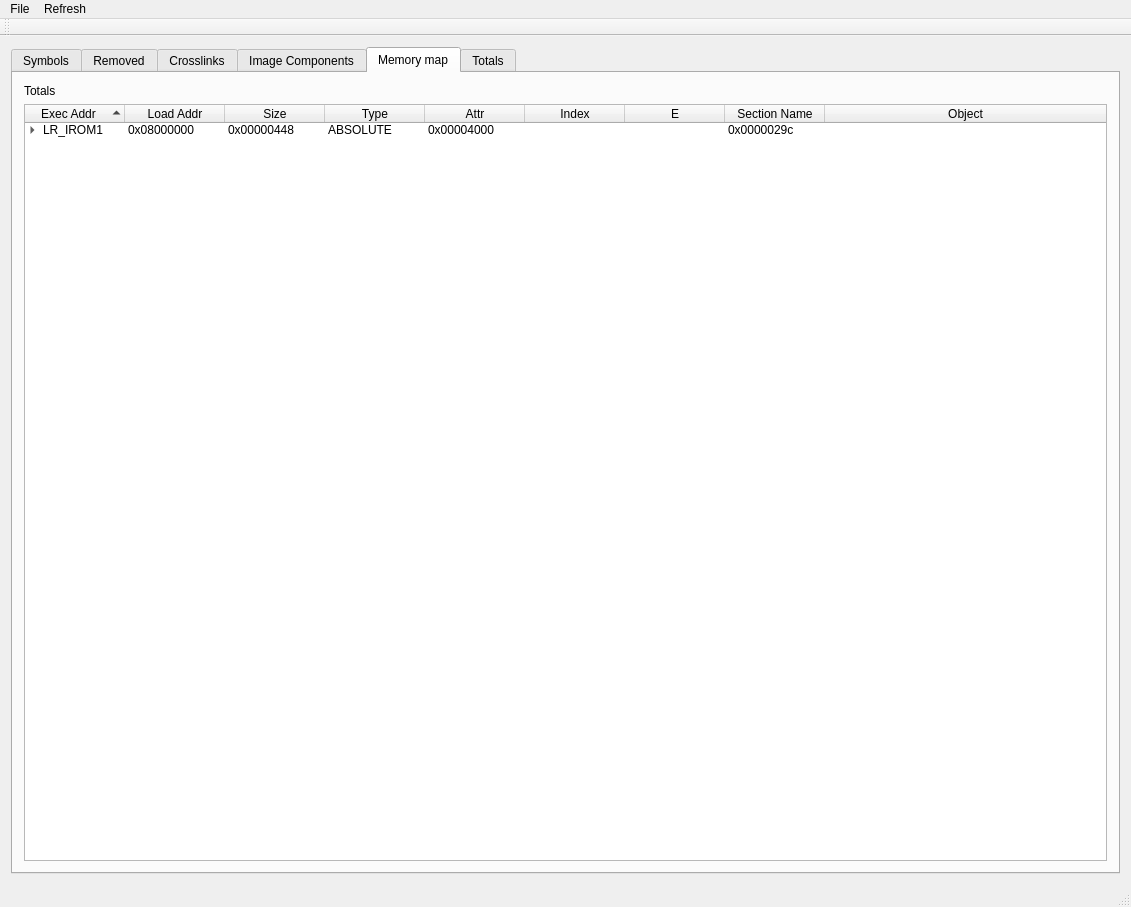
<?xml version="1.0" encoding="UTF-8"?>
<ui version="4.0">
 <class>MainWindow</class>
 <widget class="QMainWindow" name="MainWindow">
  <property name="geometry">
   <rect>
    <x>0</x>
    <y>0</y>
    <width>1131</width>
    <height>907</height>
   </rect>
  </property>
  <property name="windowTitle">
   <string>MapViewer</string>
  </property>
  <widget class="QWidget" name="centralWidget">
   <layout class="QVBoxLayout" name="verticalLayout_6">
    <item>
     <widget class="QTabWidget" name="tabWidget">
      <property name="currentIndex">
       <number>4</number>
      </property>
      <widget class="QWidget" name="tab">
       <attribute name="title">
        <string>Symbols</string>
       </attribute>
       <layout class="QVBoxLayout" name="verticalLayout">
        <item>
         <widget class="QTableWidget" name="symbolTable">
          <property name="editTriggers">
           <set>QAbstractItemView::NoEditTriggers</set>
          </property>
          <property name="alternatingRowColors">
           <bool>true</bool>
          </property>
          <property name="selectionMode">
           <enum>QAbstractItemView::ExtendedSelection</enum>
          </property>
          <property name="sortingEnabled">
           <bool>true</bool>
          </property>
          <attribute name="horizontalHeaderCascadingSectionResizes">
           <bool>false</bool>
          </attribute>
          <attribute name="horizontalHeaderMinimumSectionSize">
           <number>30</number>
          </attribute>
          <attribute name="horizontalHeaderDefaultSectionSize">
           <number>100</number>
          </attribute>
          <attribute name="horizontalHeaderStretchLastSection">
           <bool>false</bool>
          </attribute>
          <attribute name="verticalHeaderVisible">
           <bool>false</bool>
          </attribute>
          <attribute name="verticalHeaderStretchLastSection">
           <bool>false</bool>
          </attribute>
          <column>
           <property name="text">
            <string>Name</string>
           </property>
          </column>
          <column>
           <property name="text">
            <string>Value</string>
           </property>
          </column>
          <column>
           <property name="text">
            <string>Type</string>
           </property>
          </column>
          <column>
           <property name="text">
            <string>Size</string>
           </property>
          </column>
          <column>
           <property name="text">
            <string>Object</string>
           </property>
          </column>
          <column>
           <property name="text">
            <string>Section</string>
           </property>
          </column>
          <column>
           <property name="text">
            <string>Scope</string>
           </property>
          </column>
         </widget>
        </item>
       </layout>
      </widget>
      <widget class="QWidget" name="tab_2">
       <attribute name="title">
        <string>Removed</string>
       </attribute>
       <layout class="QVBoxLayout" name="verticalLayout_2">
        <item>
         <widget class="QLabel" name="removedTotalLabel">
          <property name="text">
           <string>Total:</string>
          </property>
         </widget>
        </item>
        <item>
         <widget class="QTableWidget" name="removedTable">
          <property name="editTriggers">
           <set>QAbstractItemView::NoEditTriggers</set>
          </property>
          <property name="alternatingRowColors">
           <bool>true</bool>
          </property>
          <property name="selectionMode">
           <enum>QAbstractItemView::ExtendedSelection</enum>
          </property>
          <property name="sortingEnabled">
           <bool>true</bool>
          </property>
          <attribute name="horizontalHeaderCascadingSectionResizes">
           <bool>false</bool>
          </attribute>
          <attribute name="horizontalHeaderMinimumSectionSize">
           <number>30</number>
          </attribute>
          <attribute name="horizontalHeaderDefaultSectionSize">
           <number>400</number>
          </attribute>
          <attribute name="horizontalHeaderStretchLastSection">
           <bool>false</bool>
          </attribute>
          <attribute name="verticalHeaderVisible">
           <bool>false</bool>
          </attribute>
          <attribute name="verticalHeaderStretchLastSection">
           <bool>false</bool>
          </attribute>
          <column>
           <property name="text">
            <string>Object</string>
           </property>
          </column>
          <column>
           <property name="text">
            <string>Type</string>
           </property>
          </column>
          <column>
           <property name="text">
            <string>Size</string>
           </property>
          </column>
         </widget>
        </item>
       </layout>
      </widget>
      <widget class="QWidget" name="tab_3">
       <attribute name="title">
        <string>Crosslinks</string>
       </attribute>
       <layout class="QVBoxLayout" name="verticalLayout_3">
        <item>
         <widget class="QTableWidget" name="crossTable">
          <property name="editTriggers">
           <set>QAbstractItemView::NoEditTriggers</set>
          </property>
          <property name="alternatingRowColors">
           <bool>true</bool>
          </property>
          <property name="selectionMode">
           <enum>QAbstractItemView::ExtendedSelection</enum>
          </property>
          <property name="sortingEnabled">
           <bool>true</bool>
          </property>
          <attribute name="horizontalHeaderCascadingSectionResizes">
           <bool>false</bool>
          </attribute>
          <attribute name="horizontalHeaderMinimumSectionSize">
           <number>30</number>
          </attribute>
          <attribute name="horizontalHeaderDefaultSectionSize">
           <number>100</number>
          </attribute>
          <attribute name="horizontalHeaderStretchLastSection">
           <bool>false</bool>
          </attribute>
          <attribute name="verticalHeaderVisible">
           <bool>false</bool>
          </attribute>
          <attribute name="verticalHeaderStretchLastSection">
           <bool>false</bool>
          </attribute>
          <column>
           <property name="text">
            <string>Name</string>
           </property>
          </column>
          <column>
           <property name="text">
            <string>Type</string>
           </property>
          </column>
          <column>
           <property name="text">
            <string>Name referred</string>
           </property>
          </column>
          <column>
           <property name="text">
            <string>Type</string>
           </property>
          </column>
          <column>
           <property name="text">
            <string>Symbol referred</string>
           </property>
          </column>
         </widget>
        </item>
       </layout>
      </widget>
      <widget class="QWidget" name="tab_4">
       <attribute name="title">
        <string>Image Components</string>
       </attribute>
       <layout class="QVBoxLayout" name="verticalLayout_4">
        <item>
         <widget class="QLabel" name="userImageTotalLabel">
          <property name="text">
           <string>Totals</string>
          </property>
          <property name="textInteractionFlags">
           <set>Qt::TextSelectableByMouse</set>
          </property>
         </widget>
        </item>
        <item>
         <widget class="QTableWidget" name="componentTable">
          <property name="editTriggers">
           <set>QAbstractItemView::NoEditTriggers</set>
          </property>
          <property name="alternatingRowColors">
           <bool>true</bool>
          </property>
          <property name="selectionMode">
           <enum>QAbstractItemView::ExtendedSelection</enum>
          </property>
          <property name="sortingEnabled">
           <bool>true</bool>
          </property>
          <attribute name="horizontalHeaderCascadingSectionResizes">
           <bool>false</bool>
          </attribute>
          <attribute name="horizontalHeaderMinimumSectionSize">
           <number>30</number>
          </attribute>
          <attribute name="horizontalHeaderDefaultSectionSize">
           <number>100</number>
          </attribute>
          <attribute name="horizontalHeaderStretchLastSection">
           <bool>false</bool>
          </attribute>
          <attribute name="verticalHeaderVisible">
           <bool>false</bool>
          </attribute>
          <attribute name="verticalHeaderStretchLastSection">
           <bool>false</bool>
          </attribute>
          <column>
           <property name="text">
            <string>Code</string>
           </property>
          </column>
          <column>
           <property name="text">
            <string>Data</string>
           </property>
          </column>
          <column>
           <property name="text">
            <string>Read Only</string>
           </property>
          </column>
          <column>
           <property name="text">
            <string>Read Write</string>
           </property>
          </column>
          <column>
           <property name="text">
            <string>Zero Initialize</string>
           </property>
          </column>
          <column>
           <property name="text">
            <string>Debug</string>
           </property>
          </column>
          <column>
           <property name="text">
            <string>Name</string>
           </property>
          </column>
          <column>
           <property name="text">
            <string>Type</string>
           </property>
          </column>
         </widget>
        </item>
       </layout>
      </widget>
      <widget class="QWidget" name="tab_6">
       <attribute name="title">
        <string>Memory map</string>
       </attribute>
       <layout class="QVBoxLayout" name="verticalLayout_7">
        <item>
         <widget class="QLabel" name="memMapEntry">
          <property name="text">
           <string>Totals</string>
          </property>
          <property name="textInteractionFlags">
           <set>Qt::TextSelectableByMouse</set>
          </property>
         </widget>
        </item>
        <item>
         <widget class="QTreeWidget" name="treeMemMap">
          <property name="editTriggers">
           <set>QAbstractItemView::NoEditTriggers</set>
          </property>
          <property name="alternatingRowColors">
           <bool>true</bool>
          </property>
          <property name="indentation">
           <number>15</number>
          </property>
          <property name="sortingEnabled">
           <bool>true</bool>
          </property>
          <column>
           <property name="text">
            <string>Exec Addr</string>
           </property>
           <property name="textAlignment">
            <set>AlignCenter</set>
           </property>
          </column>
          <column>
           <property name="text">
            <string>Load Addr</string>
           </property>
           <property name="textAlignment">
            <set>AlignCenter</set>
           </property>
          </column>
          <column>
           <property name="text">
            <string>Size</string>
           </property>
           <property name="textAlignment">
            <set>AlignCenter</set>
           </property>
          </column>
          <column>
           <property name="text">
            <string>Type</string>
           </property>
           <property name="textAlignment">
            <set>AlignCenter</set>
           </property>
          </column>
          <column>
           <property name="text">
            <string>Attr</string>
           </property>
           <property name="textAlignment">
            <set>AlignCenter</set>
           </property>
          </column>
          <column>
           <property name="text">
            <string>Index</string>
           </property>
           <property name="textAlignment">
            <set>AlignCenter</set>
           </property>
          </column>
          <column>
           <property name="text">
            <string>E</string>
           </property>
           <property name="textAlignment">
            <set>AlignCenter</set>
           </property>
          </column>
          <column>
           <property name="text">
            <string>Section Name</string>
           </property>
           <property name="textAlignment">
            <set>AlignCenter</set>
           </property>
          </column>
          <column>
           <property name="text">
            <string>Object</string>
           </property>
           <property name="textAlignment">
            <set>AlignCenter</set>
           </property>
          </column>
          <item>
           <property name="text">
            <string>LR_IROM1</string>
           </property>
           <property name="text">
            <string>0x08000000</string>
           </property>
           <property name="text">
            <string>0x00000448</string>
           </property>
           <property name="text">
            <string>ABSOLUTE</string>
           </property>
           <property name="text">
            <string>0x00004000</string>
           </property>
           <property name="text">
            <string/>
           </property>
           <property name="text">
            <string/>
           </property>
           <property name="text">
            <string>0x0000029c</string>
           </property>
           <property name="text">
            <string/>
           </property>
           <item>
            <property name="text">
             <string>EROM1</string>
            </property>
            <property name="text">
             <string>0x08000000</string>
            </property>
            <property name="text">
             <string>0x00000200</string>
            </property>
            <property name="text">
             <string>ABSOLUTE</string>
            </property>
            <property name="text">
             <string>0x00004000</string>
            </property>
            <property name="text">
             <string/>
            </property>
            <property name="text">
             <string/>
            </property>
            <property name="text">
             <string/>
            </property>
            <property name="text">
             <string/>
            </property>
            <item>
             <property name="text">
              <string>vectors.o</string>
             </property>
             <property name="text">
              <string>0x08000000</string>
             </property>
             <property name="text">
              <string>0x00000188</string>
             </property>
             <property name="text">
              <string>RO</string>
             </property>
             <property name="text">
              <string/>
             </property>
             <property name="text">
              <string/>
             </property>
             <property name="text">
              <string/>
             </property>
             <property name="text">
              <string/>
             </property>
             <property name="text">
              <string/>
             </property>
            </item>
           </item>
          </item>
         </widget>
        </item>
       </layout>
      </widget>
      <widget class="QWidget" name="tab_5">
       <attribute name="title">
        <string>Totals</string>
       </attribute>
       <layout class="QVBoxLayout" name="verticalLayout_5">
        <item alignment="Qt::AlignTop">
         <widget class="QLabel" name="totalsLabel">
          <property name="text">
           <string>TextLabel</string>
          </property>
         </widget>
        </item>
       </layout>
      </widget>
     </widget>
    </item>
   </layout>
  </widget>
  <widget class="QMenuBar" name="menuBar">
   <property name="geometry">
    <rect>
     <x>0</x>
     <y>0</y>
     <width>1131</width>
     <height>22</height>
    </rect>
   </property>
   <widget class="QMenu" name="menuFile">
    <property name="title">
     <string>File</string>
    </property>
    <addaction name="actionOpen"/>
   </widget>
   <widget class="QMenu" name="menuRefresh">
    <property name="title">
     <string>Refresh</string>
    </property>
    <addaction name="actionRefresh"/>
   </widget>
   <addaction name="menuFile"/>
   <addaction name="menuRefresh"/>
  </widget>
  <widget class="QToolBar" name="mainToolBar">
   <attribute name="toolBarArea">
    <enum>TopToolBarArea</enum>
   </attribute>
   <attribute name="toolBarBreak">
    <bool>false</bool>
   </attribute>
  </widget>
  <widget class="QStatusBar" name="statusBar"/>
  <action name="actionOpen">
   <property name="text">
    <string>Open</string>
   </property>
   <property name="shortcut">
    <string>Ctrl+O</string>
   </property>
  </action>
  <action name="actionRefresh">
   <property name="text">
    <string>Refresh</string>
   </property>
   <property name="shortcut">
    <string>F5</string>
   </property>
  </action>
 </widget>
 <layoutdefault spacing="6" margin="11"/>
 <resources/>
 <connections/>
</ui>
